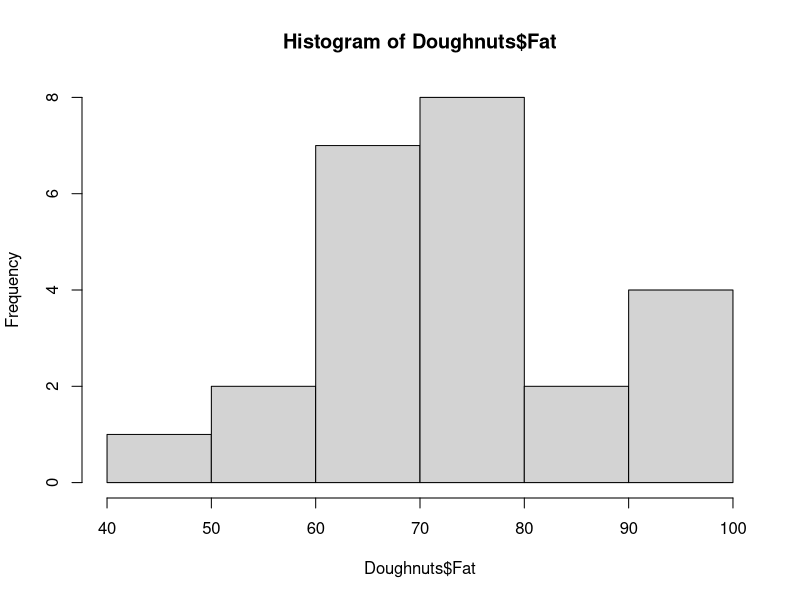
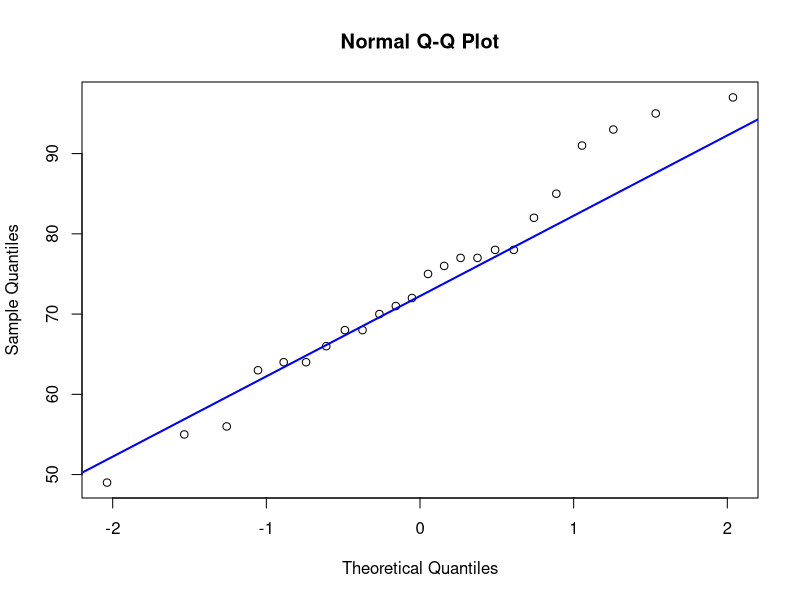
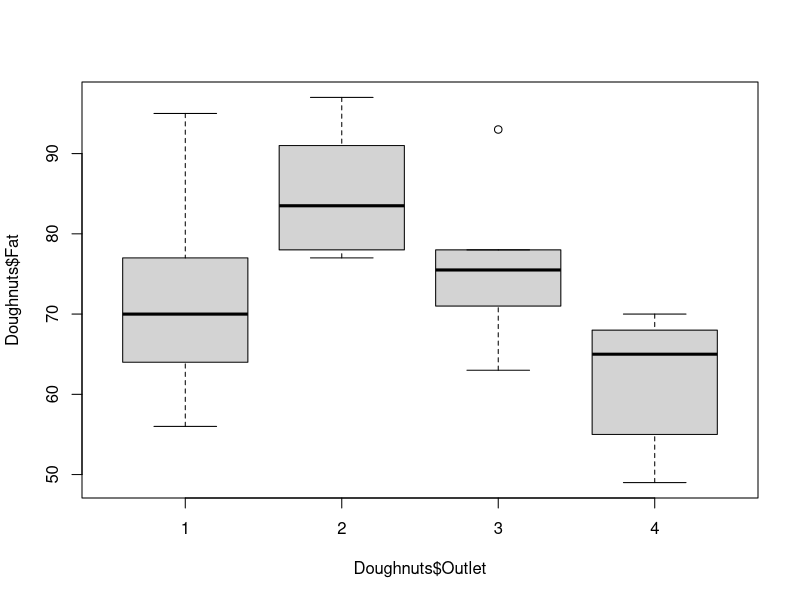

Recreate these plots in R, in order.
# Doughnuts data input

Doughnuts<- read.csv("DOUGHNUTS.csv", header=TRUE, stringsAsFactors=FALSE)

    Doughnuts$Fat <- as.numeric(Doughnuts$Fat)
    Doughnuts$Outlet <- as.factor(Doughnuts$Outlet)

# Doughnuts plot
{
hist(Doughnuts$Fat)
qqnorm(Doughnuts$Fat)
qqline(Doughnuts$Fat, col = "blue", lwd = 2)
boxplot(Doughnuts$Fat~Doughnuts$Outlet)
}

# ANOVA Doughnuts

aov.Doughnuts <- aov(Fat~Outlet,data=Doughnuts)
print(TukeyHSD(aov.Doughnuts))
